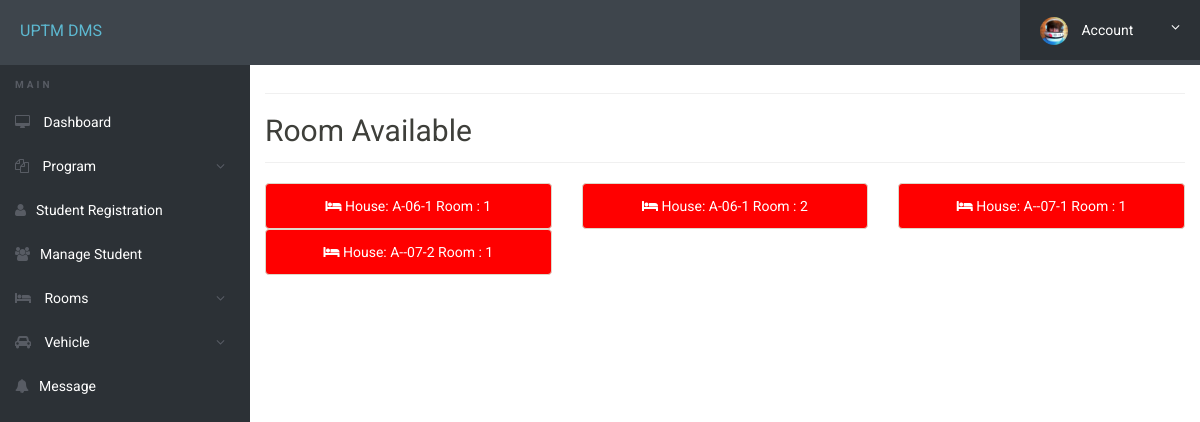
The app's page /admin/available_room.php (signed in) with its own data.
### tables this page shows
CREATE TABLE `rooms` (
  `id` int(11) NOT NULL,
  `seater` int(11) NOT NULL,
  `room_no` int(11) NOT NULL,
  `fees` int(11) NOT NULL,
  `hno` varchar(20) NOT NULL,
  `status` varchar(50) NOT NULL,
  `posting_date` timestamp NOT NULL DEFAULT current_timestamp()
);

### admin/available_room.php (the view, shortened to what this page needs)
<?php
include('includes/config.php');
?>
<!doctype html>
<html lang="en" class="no-js">
<head>
	<link rel="stylesheet" href="css/font-awesome.min.css">
	<link rel="stylesheet" href="css/bootstrap.min.css">
	<link rel="stylesheet" href="css/dataTables.bootstrap.min.css">
	<link rel="stylesheet" href="css/bootstrap-social.css">
	<link rel="stylesheet" href="css/bootstrap-select.css">
	<link rel="stylesheet" href="css/fileinput.min.css">
	<link rel="stylesheet" href="css/awesome-bootstrap-checkbox.css">
	<link rel="stylesheet" href="css/style.css">
</head>
<body>
<?php include("includes/header.php");?>
	<div class="ts-main-content">
		<?php include("includes/sidebar.php");?>
		<div class="content-wrapper">
			<div class="container-fluid">
				<div class="row">
					<div class="col-md-12">
						<h2 class="page-title">&nbsp;</h2>
						<h2 class="page-title">Room Available</h2>
<div class="row">
			  <div class="col-md-12">
								<div class="row">
 <?php
                          $sqlc="SELECT * FROM rooms" ;
                          $resultc = $mysqli->query($sqlc);
                          while($rowc = $resultc->fetch_assoc()) {
                          ?>
                            <div class="col-md-4 mt-5">
                              <?php
                              $sql2 = "SELECT room_no,hno,status FROM rooms ";
                              $result2 = $mysqli->query($sql2);
                              if(mysqli_num_rows($result2) > 0 && $rowc['status']=="Occupied" ){
                                echo "<button class='form-control'; style='background-color:red; color:white; pointer-events: none;'>";
                                echo '<i class="fa-thin fa fa-bed"></i> ';
                                echo "House: ".$rowc["hno"] ;
								echo "Room : ".$rowc["room_no"] ;
                                echo "</button>";
                              }
                              ?>
                            </div>
                          <?php
                          }
                          ?>
								</div>
							</div>
</div>
					</div>
				</div>
			</div>
		</div>
	</div>
</body>
</html>

### admin/css/style.css (style rules this page uses)
html { font-size: 14px; }
@media only screen and (min-width: 480px) { html { font-size: 17px; } }
@media only screen and (min-width: 768px) { html { font-size: 14px; } }
body { font-size: 1em; }
.page-title { padding-bottom: 15px; margin-bottom: 20px; border-bottom: 1px solid #f0f0f0; }
.ts-main-content .content-wrapper { padding-top: 15px; margin-top: 10px; }
@media only screen and (min-width: 992px) { .ts-main-content .content-wrapper { margin-left: 250px; } }

### records on screen
rooms: hno "A-06-1", room_no "1"
rooms: hno "A-06-1", room_no "2"
rooms: hno "A--07-1", room_no "1"
rooms: hno "A--07-2", room_no "1"
